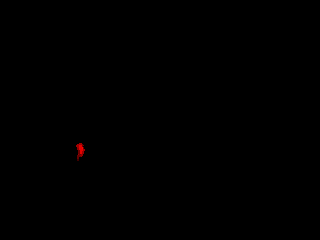
%> input picture Spatiotemporal Salient Object Detection in Video/RASL_CodeModify/gzoutputmask0080.PNG, 320 x 240 px
$ octave gzGenerateRed.m   (GNU Octave 9; MATLAB toolbox functions it lacks are replaced by stand-ins)
%> lines starting %> are read from the running program, lines starting %| are printed output that depends on the picture; in (x1, y1, x2, y2) boxes, pixels count from 0 and x2, y2 are one past the last pixel; in counts of white or black regions, pixels touching at a corner belong together; the program's own positions count from 1

% [24 lines of commented-out code are left out]
IMin0 = imread('gzoutputmask0080.PNG');
%> IMin0 is the input picture: size 240x320x3 uint8; mean R, G, B 0.2, 0, 0
dataR0=IMin0(:,:,1);

[row1, col1] = find( dataR0~= 0 );
%> row1 = 95 values from 144 to 161; col1 = 95 values from 77 to 85
% MatNonzero= dataR0(row1, col1);
num = size(row1, 1);            % ????????
%> num = 95
MinValue=255;
Valuevector=[];
for i = 1:num
    Valuevector=[Valuevector dataR0(row1(i), col1(i))];
    if dataR0(row1(i), col1(i))<MinValue
        MinValue=dataR0(row1(i), col1(i));
    end
end
%> this loop made 95 passes
%> (Valuevector, MinValue) on passes 1, 7, 9, 13: (159, 159), ([159 159 159 160 160 159 140], 140), ([159 159 159 160 160 159 140 140 100], 100), ([159 159 159 160 160 159 140 140 100 100 100 100 61], 61)
%> Valuevector on passes 2, 3, 4, 5, 6, 8: [159 159], [159 159 159], [159 159 159 160], [159 159 159 160 160], [159 159 159 160 160 159], [159 159 159 160 160 159 140 140]
%> after the loop, Valuevector = 95 values, max 255 at index 77, min 61 at index 13, mean 157.7
mm=min(Valuevector);
%> mm = 61


maskR = dataR0>10;
%> maskR: size 240x320 logical; 0.12% white; 1 white region, box (x1, y1, x2, y2) and area: (76, 143, 85, 161) 95
maskRInverse = 1 - maskR;
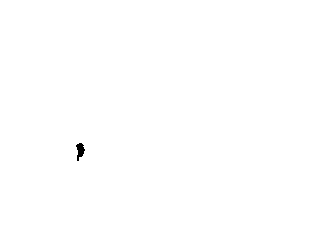
%> maskRInverse: size 240x320 double; values 0 (black) and 1 (white), 99.9% white; 1 black region, box (x1, y1, x2, y2) and area: (76, 143, 85, 161) 95

%maskRInverse = double (maskRInverse);
% dataG0=IMin0(:,:,2);
% dataB0=IMin0(:,:,3);

IMin1 = imread('frame3_0080.bmp');
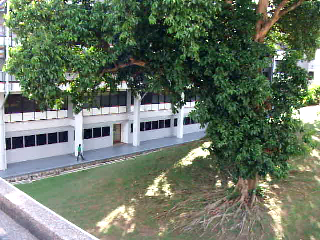
%> input picture Spatiotemporal Salient Object Detection in Video/RASL_CodeModify/frame3_0080.bmp, 320 x 240 px
%> IMin1 is the input picture: size 240x320x3 uint8; mean R, G, B 104.6, 117.2, 99.8

% testImage = imread(fileNames{1});

if isrgb(IMin1)
    IMin1gray = rgb2gray(IMin1);
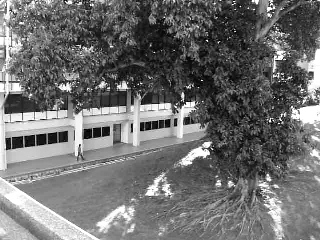
%> IMin1gray: size 240x320 uint8; min 0, max 255, mean 111.4
end
% [h, w] = size(IMin1gray);
dataOri = double (IMin1gray);
dataOriSelect = dataOri.* maskR;

[row2, col2] = find( dataOriSelect~= 0 );
%> row2 = 95 values from 144 to 161; col2 = 95 values from 77 to 85
num2 = size(row2, 1);            % ????????
%> num2 = 95
MinValue2=255;
Valuevector2=[];
for i = 1:num2
    Valuevector2=[Valuevector2 dataOriSelect(row2(i), col2(i))];
    if dataOriSelect(row2(i), col2(i))<MinValue2
        MinValue2=dataOriSelect(row2(i), col2(i));
    end
end
%> this loop made 95 passes
%> (Valuevector2, MinValue2) on passes 1, 2, 5, 9, 10, 11, 12, 13: (252, 252), ([252 229], 229), ([252 229 250 237 216], 216), ([252 229 250 237 216 233 233 222 204], 204), ([252 229 250 237 216 233 233 222 204 118], 118), ([252 229 250 237 216 233 233 222 204 118 79], 79), ([252 229 250 237 216 233 233 222 204 118 79 65], 65), ([252 229 250 237 216 233 233 222 204 118 79 65 64], 64)
%> MinValue2 on passes 26, 34: 30, 11
%> after the loop, Valuevector2 = 95 values, max 252 at index 1, min 11 at index 34, mean 152.6
mm2=min(Valuevector2);
%> mm2 = 11
mm3=max(Valuevector2);
%> mm3 = 252

fRatio = (double (mm))/(double (mm3));
%> fRatio = 0.242
% dataOriSelectReset = (dataOri.* maskR)*fRatio;
dataOriSelectReset = dataOriSelect*fRatio;

dataR0 = double (dataR0);
%> dataR0: size 240x320 double
IMinnew(:,:,1)=dataOri.*maskRInverse + dataR0;
IMinnew(:,:,2)=dataOri.*maskRInverse + dataOriSelectReset;
IMinnew(:,:,3)=dataOri.*maskRInverse + dataOriSelectReset;
%> IMinnew: size 240x320x3 double


% [12 lines of commented-out code are left out]
imwrite(IMinnew/255, 'salient.bmp');
gaozhi=0;
